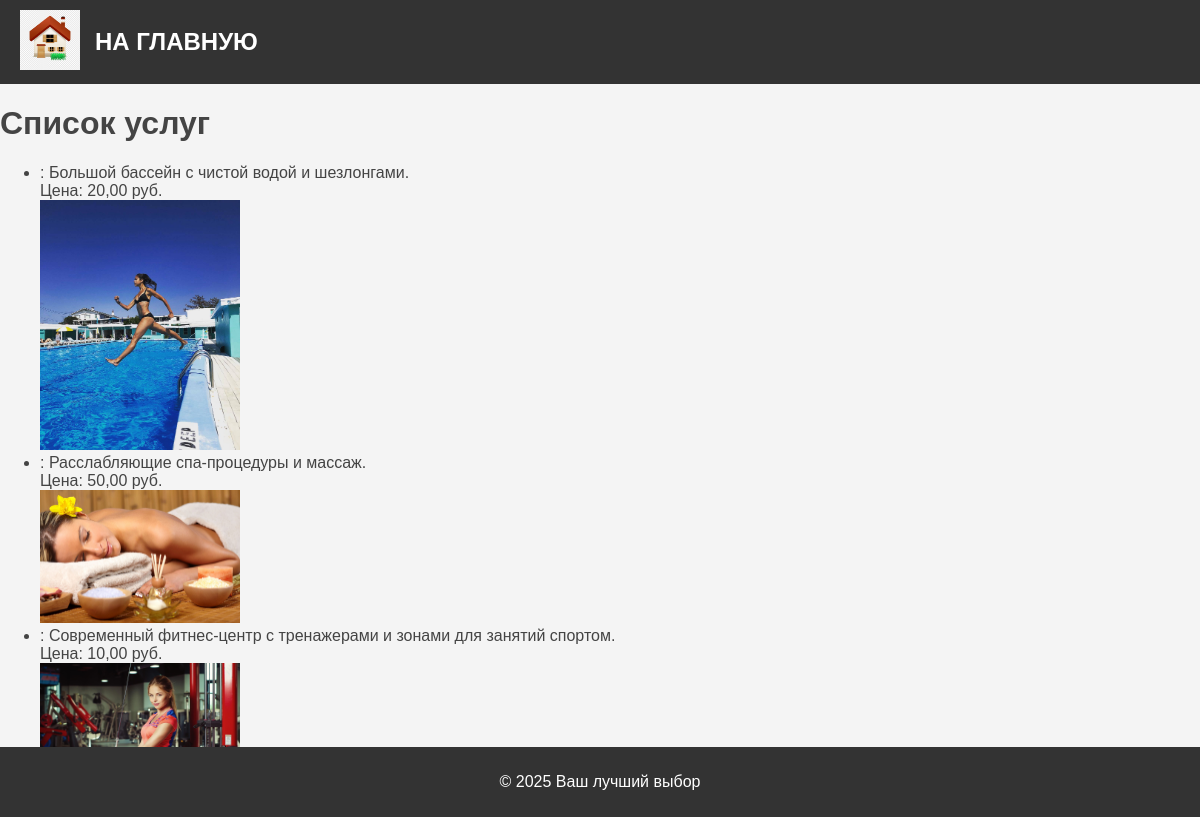
/services/, run on an earlier commit of the app's database.
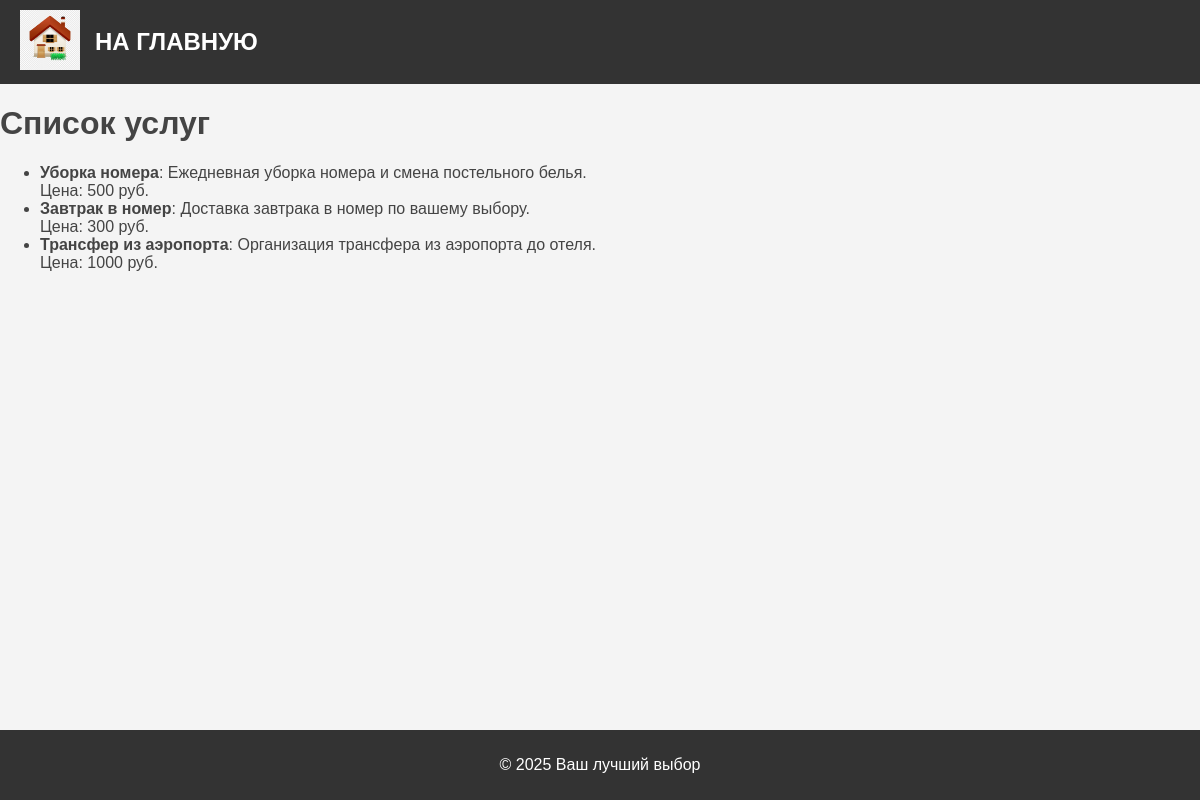
And on a later commit of the database.
### services/models.py (models this page shows, shortened)
class Service(models.Model):
    name = models.CharField(max_length=100, verbose_name="Название услуги")
    description = models.TextField(verbose_name="Описание услуги")
    price = models.DecimalField(
        max_digits=10, decimal_places=2, null=True, verbose_name="Цена"
    )
    image = models.ImageField(upload_to="services/", verbose_name="Изображение услуги")
    class Meta:
        verbose_name = "Услуга"
        verbose_name_plural = "Услуги"

### services/views.py (the view)
# urls.py: path("", views.service_list, name="service_list"),
def service_list(request):
    services = Service.objects.all()
    return render(request, "services/service_list.html", {"services": services})

### services/templates/services/service_list.html (shortened to what this page needs)
{% extends 'base/base.html' %}
{% block content %}
<h1>Список услуг</h1>
<ul>
    {% for service in services %}
    <li>
        <strong>{{ service.title }}</strong>: {{ service.description }}
        <br>Цена: {{ service.price }} руб.
        {% if service.image %}
        <br><img src="{{ service.image.url }}" alt="{{ service.title }}" width="200">
        {% endif %}
    </li>
    {% endfor %}
</ul>
{% if not services %}
<ul>
    <li>
        <strong>Уборка номера</strong>: Ежедневная уборка номера и смена постельного белья.
        <br>Цена: 500 руб.
    </li>
    <li>
        <strong>Завтрак в номер</strong>: Доставка завтрака в номер по вашему выбору.
        <br>Цена: 300 руб.
    </li>
    <li>
        <strong>Трансфер из аэропорта</strong>: Организация трансфера из аэропорта до отеля.
        <br>Цена: 1000 руб.
    </li>
</ul>
{% endif %}
{% endblock %}

What changed in the data, as far as the page shows it:
removed Service: description "Большой бассейн с чистой водой и шезлонгами.", price "20,00", image (picture)
removed Service: description "Расслабляющие спа-процедуры и массаж.", price "50,00", image (picture)
removed Service: description "Современный фитнес-центр с тренажерами и зонами для занятий спортом.", price "10,00", image (picture)
Also different on the page:
text now shown: "Уборка номера : Ежедневная уборка номера и смена постельного белья. Цена: 500 руб. Завтрак в номер : Доставка завтрака в номер по вашему выбору. Цена: 300 руб. Трансфер из аэропорта : Организация трансфера из аэропорта до отеля. Цена: 1000 руб."
